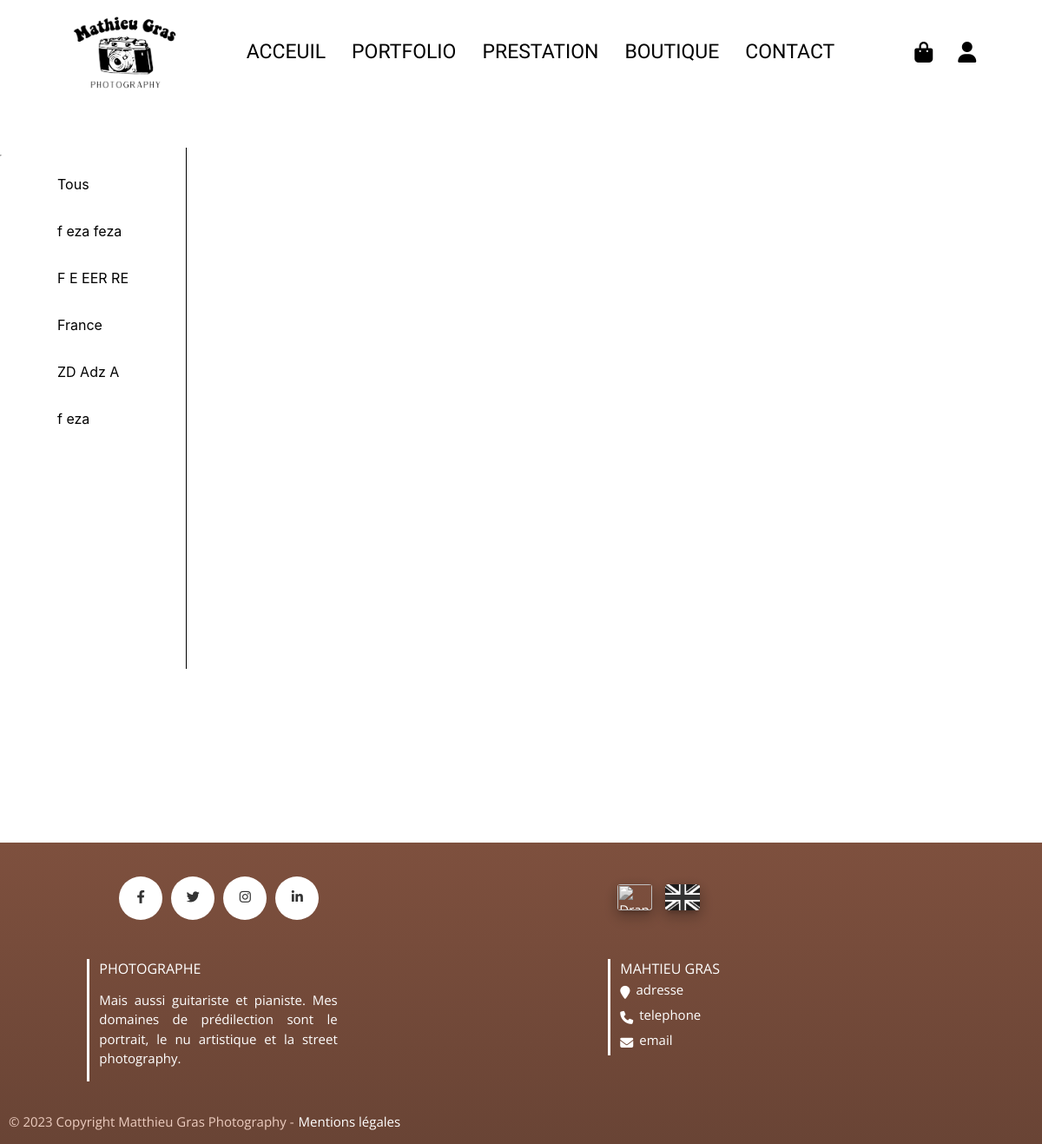
The app's page /site/store.php, older data.
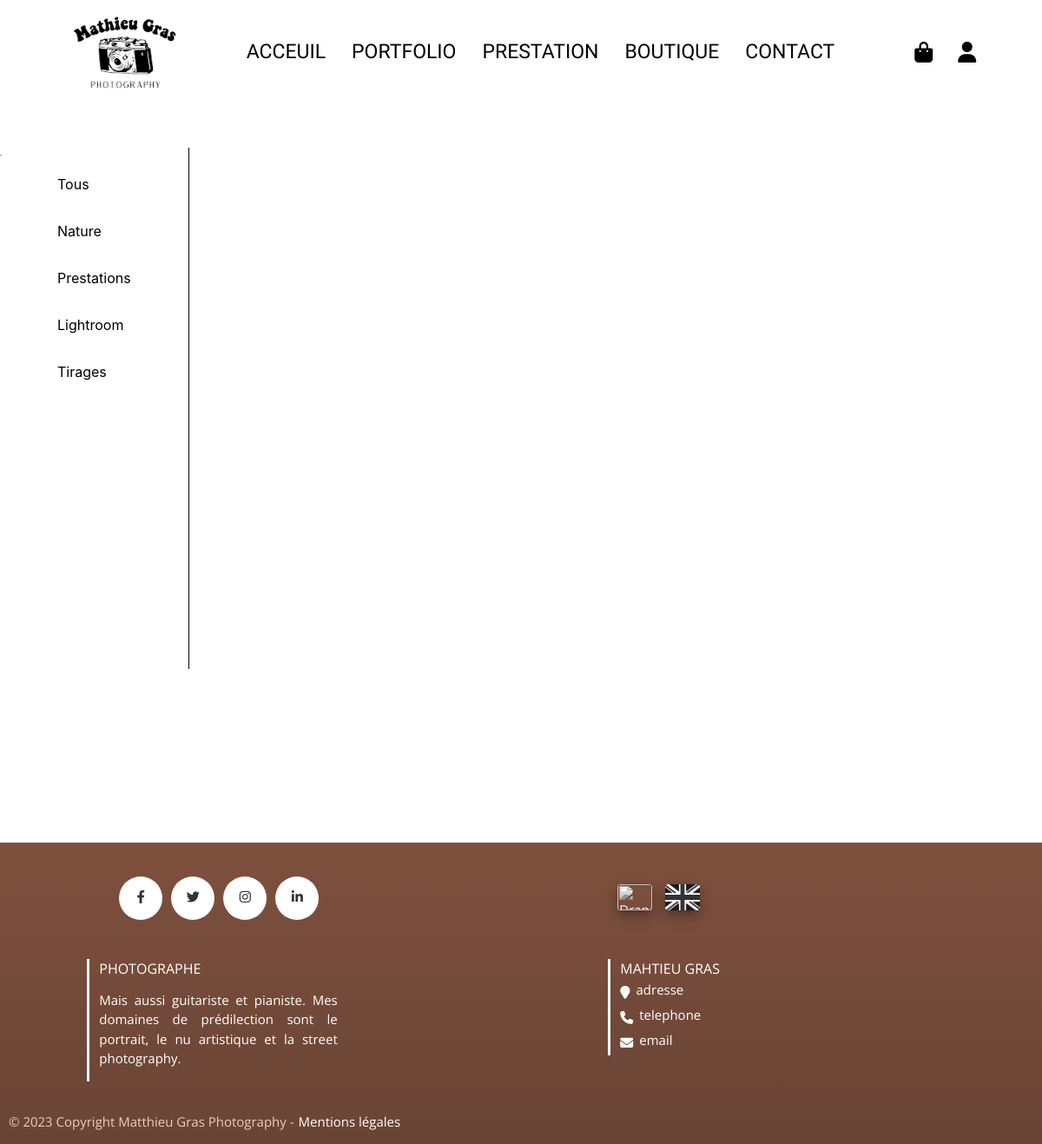
The same page, newer data.
### tables this page shows
CREATE TABLE IF NOT EXISTS `category` (
  `id` int UNSIGNED NOT NULL AUTO_INCREMENT,
  `name` varchar(50) NOT NULL,
  PRIMARY KEY (`id`)
);

### site/store.php (the view, shortened to what this page needs)
<html lang="fr">
<?php require_once("./php/config.php");
include('./components/head.html')?>
<body>
    <div class="store">
        <div class="category">
        <li><button class="btnCategory" onclick="GetImgStore(-1, 0)">Tous</button></li>
        <?php
                $q = $pdo->prepare("SELECT * FROM category");
                $q->execute();
                $category = $q->fetchAll();
                foreach($category as $c){
                    echo "<li><button class='btnCategory' onclick='GetImgStore(".$c["id"].", 0)'>".$c["name"]."</button></li>";
                }
                ?>
        </div>
        <hr>
        <div class="contentAndPage">
        </div>
    </div>
</body>
</html>

### site/css/style.css (style rules this page uses)
:root { --black: #000; --blackimportant: #000; --white: #fff; --whiteimportant: #fff; --salmon: #E89676; --brown: #7E503E; --grey: #333; --fonttitle: 'Dancing Script', cursive; --fontbold: 'Maven Pro', sans-serif; --font: 'Open Sans', sans-serif; }
body { font-family: var(--font); background-color: var(--white); color: var(--black); }
.navWrapper { background-color: var(--white); display: flex; align-items: center; position: sticky; z-index: 69; top: 0; height: 120px; margin: 0 !important; justify-content: space-evenly; box-shadow: none !important; }
.navWrapper .navBarLogo { margin-left: 20px; }
.navWrapper .navBarLogo img { width: 125px; }
.navWrapper .navBarBtn ul { display: flex; }
.navWrapper .navBarBtn ul li a { color: var(--black); font-size: 23px; font-family: var(--fontbold); }
.navWrapper .navBarIcons ul li a i { width: 20px; color: var(--black); display: flex; align-items: center; }
@media screen and (min-width: 750px) { .store { display: flex; margin-top: 50px; position: relative; min-height: 100vh; } }
@media screen and (min-width: 750px) { .store .category li { list-style: none; margin-left: 60px; margin-top: 30px; margin-right: 60px; text-align: left; font-size: 16px; } }
@media screen and (min-width: 750px) { .store .category li .btnCategory { background-color: var(--white); border: none; color: var(--black); cursor: pointer; } }
@media screen and (min-width: 750px) { .store hr { background-color: var(--white); position: absolute; } }
.pageFooter { background-color: var(--brown); color: var(--whiteimportant); margin-bottom: 0px; background: linear-gradient(var(--brown),#694435); }
.pageFooter h3 { font-size: 2vh; margin-bottom: 3px; margin-top: 3px; }
.pageFooter .socialAndLanguage { padding-top: 3vh; margin-bottom: 0px; }
.pageFooter .social .socialIcons { display: flex; text-align: justify; }
.pageFooter .social .socialIcons a { background-color: var(--whiteimportant); color:var(--grey); display:inline-block; width:50px; height:50px; text-align:center; border-radius:100%; transition:all .2s linear; margin-right: 10px; }
.pageFooter .social .socialIcons li a i { padding-top: 32%; }
.pageFooter .language ul { display: flex !important; margin-top: 24px; }
.pageFooter .language img { width: 40px; height: 30px; border-radius: 10%; margin-right: 15px; filter: grayscale(100%); }
.pageFooter .presentationContact { margin-bottom: 0px; padding-bottom: 20px; margin-top: 30px; }
.pageFooter .presentation { text-align: justify; border-left: 3px solid var(--whiteimportant); }
.pageFooter .info { border-left: 3px solid var(--whiteimportant); }
.pageFooter .info .phone, .adress, .emailFooter { display: flex; }
.pageFooter .fa-solid { margin: 7px; margin-left: 0px; }
.pageFooter .info p { margin: 0px; }
.pageFooter .copyright { display: flex; align-items: center; }
.pageFooter .copyright p { color: #ECCCBF; padding-left: 10px; }
.pageFooter .copyright a { color: var(--whiteimportant); padding-left: 5px; }

Row changes from the older to the newer data that the page shows:
removed category: name "f eza feza"
removed category: name "F E EER RE"
removed category: name "France"
removed category: name "ZD Adz A"
removed category: name "f eza"
added category: name "Nature"
added category: name "Prestations"
added category: name "Lightroom"
added category: name "Tirages"
